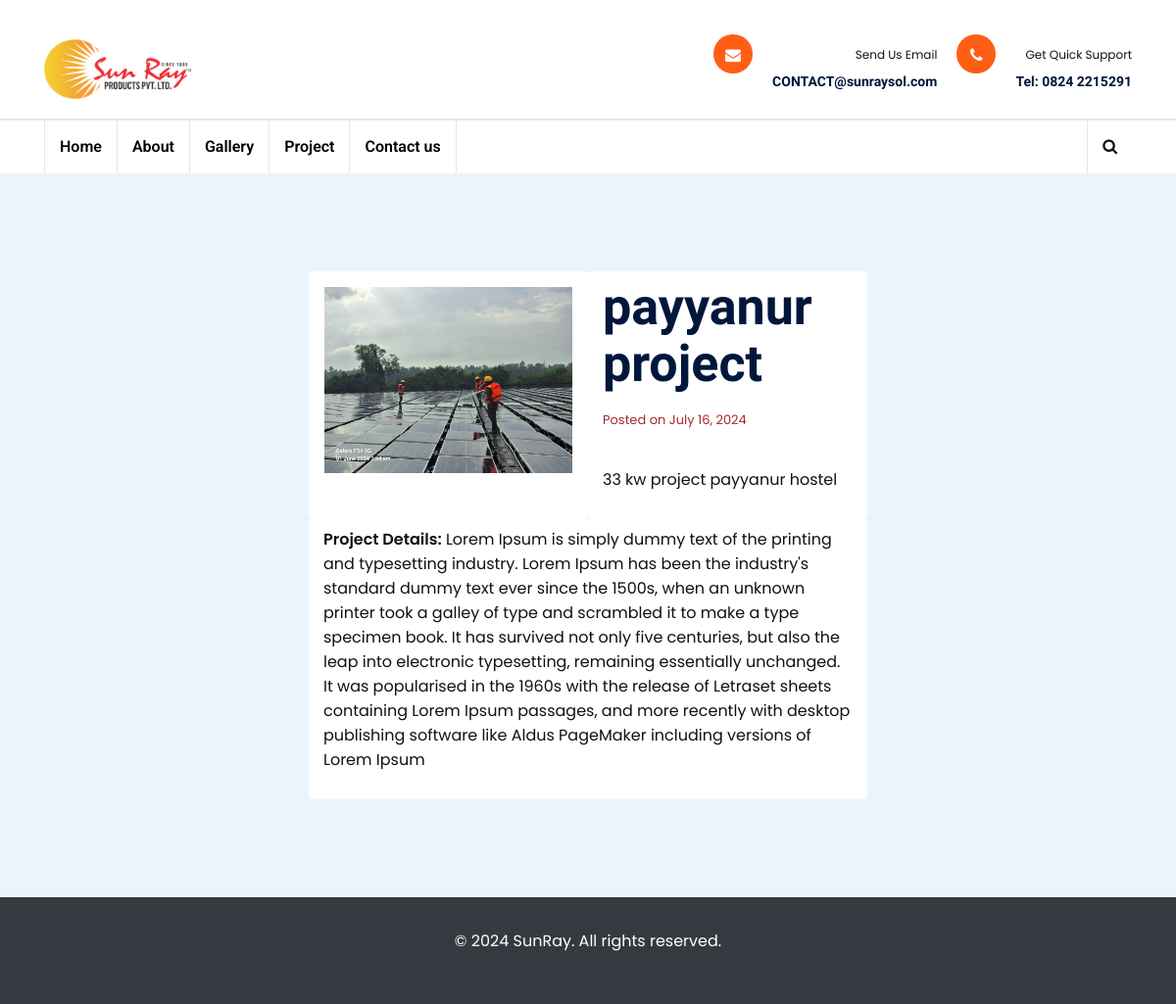
The page /large_project/1/ on the database its author committed.
### sunray/models.py (models this page shows, shortened)
class LargeProject(models.Model):
    title = models.CharField(max_length=100)
    name = models.CharField(max_length=50,default='')
    description = models.TextField()
    image = models.ImageField(upload_to='large_projects')  # Upload image to 'media/large_projects'
    date_created = models.DateField(auto_now_add=True)
    project_details = models.TextField()  # Additional field for project details

### sunray/views.py (the view)
# urls.py: path('large_project/<int:pk>/', views.large_project_detail, name='large_project_detail'),
def large_project_detail(request, pk):
    large_project = get_object_or_404(LargeProject, pk=pk)
    context = {
        'large_project': large_project
    }
    return render(request, 'large_project.html', context)

### templates/large_project.html (shortened to what this page needs)
{% load static %}
<!DOCTYPE html>
<html lang="en">
<head>
    <link rel="stylesheet" type="text/css" href="{% static 'css/bootstrap.min.css' %}">
    <link rel="stylesheet" type="text/css" href="{% static 'css/fontawesome/css/font-awesome.min.css' %}">
    <link rel="stylesheet" type="text/css" href="https://cdnjs.cloudflare.com/ajax/libs/font-awesome/5.15.4/css/all.min.css">
    <link rel="stylesheet" type="text/css" href="{% static 'css/owl.carousel.min.css' %}">
    <link rel="stylesheet" type="text/css" href="{% static 'css/bootstrap-select.min.css' %}">
    <link rel="stylesheet" type="text/css" href="{% static 'css/magnific-popup.min.css' %}">
    <link rel="stylesheet" type="text/css" href="{% static 'css/loader.min.css' %}">
    <link rel="stylesheet" type="text/css" href="{% static 'css/stylet.css' %}">
    <link rel="stylesheet" type="text/css" href="{% static 'css/about.css' %}">
    <link rel="stylesheet" type="text/css" href="{% static 'css/service.css' %}">
    <link rel="stylesheet" type="text/css" href="{% static 'css/flaticon.min.css' %}">
    <link rel="stylesheet" type="text/css" href="{% static 'css/lc_lightbox.css' %}">
    <link rel="stylesheet" class="skin" type="text/css" href="{% static 'css/skin/skin-1.css' %}">
    <link rel="stylesheet" type="text/css" href="{% static 'css/switcher.css' %}">
<link href="https://maxcdn.bootstrapcdn.com/font-awesome/4.7.0/css/font-awesome.min.css" rel="stylesheet" />
    <link rel="stylesheet" type="text/css" href="{% static 'plugins/revolution/revolution/css/settings.css' %}">
    <link rel="stylesheet" type="text/css" href="{% static 'plugins/revolution/revolution/css/navigation.css' %}">
</head>
<body>
<div>
<div>
    <header class="site-header header-style-11  mobile-sider-drawer-menu">
        <div class="header-style-11-content">
             <div class="header-middle-wraper">
                <div class="container">
                    <div class="header-middle d-flex justify-content-between align-items-center">
                        <div class="logo-header pt-3 pb-3">
                            <div class="logo-header-inner logo-header-one">
                                <a href="{% url 'index' %}">
                                    <img src="{% static 'images/extra/logo.png' %}" alt="">
                                </a>
                            </div>
                        </div>
                        <div class="header-info-wraper">
                            <div class="header-info">
                                <ul>
                                    <li>
                                    <li>
                                        <div class="wt-icon-box-wraper left">
                                            <div class="wt-icon-box-xs site-bg-primary radius">
                                                <span class="icon-cell site-text-white"><i class="fa fa-envelope"></i></span>
                                            </div>
                                            <div class="icon-content">
                                                <p>Send Us Email</p>
                                                <h4 class="wt-tilte">CONTACT@sunraysol.com</h4>
                                            </div>
                                        </div>
                                    </li>
                                    <li>
                                        <div class="wt-icon-box-wraper left">
                                            <div class="wt-icon-box-xs site-bg-primary radius">
                                                <span class="icon-cell site-text-white"><i class="fa fa-phone"></i></span>
                                            </div>
                                            <div class="icon-content">
                                                <p>Get Quick Support</p>
                                                <h4 class="wt-tilte">Tel: 0824 2215291</h4>
                                            </div>
                                        </div>
                                    </li>
                                </ul>
                            </div>
                        </div>
                    </div>
                </div>
             </div>
            <div class="header-bottom">
                <div class="sticky-header main-bar-wraper  navbar-expand-lg">
                    <div class="main-bar header-bottom">
                        <div class="container-block clearfix">
                            <div class="navigation-bar">
                                <div class="nav-animation header-nav navbar-collapse collapse d-flex justify-content-between">
                                    <ul class="nav navbar-nav">
                                        <li><a href="{% url 'index' %}">Home</a>
                                        </li>
                                        <li><a href="{% url 'about' %}">About</a>
                                        </li>
                                        <li><a href="{% url 'services' %}">Gallery</a>
                                        </li>
                                        <li><a href="{% url 'project_list' %}">Project</a></li>
                                        <li><a href="{% url 'contacts' %}">Contact us</a></li>
                                    </ul>
                                </div>
                                <div class="extra-nav header-1-nav">
                                    <div class="extra-cell two">
                                        <div class="extra-cell one">
                                            <div class="header-search">
                                                <a href="#search-two" class="header-search-icon"><i class="fa fa-search"></i></a>
                                            </div>
                                        </div>
                                    </div>
                                </div>
                            </div>
                        </div>
                    </div>
                </div>
            </div>
        </div>
    </header>
    </div>
{% block content %}
<section class="section gray-bg" >
    <div class="container">
        <div class="row justify-content-center">
            <div class="col-lg-6">
                <div class="row">
                    <div style="border-width: 0px;" class="col-md-6 mb-4 mb-md-0 card p-3">
                        <img src="{{ large_project.image.url }}" alt="{{ large_project.title }}">
                    </div>
                    <div style="border-width: 0px;" class="col-md-6 card">
                        <h2>{{ large_project.title }}</h2>
                        <p style="font-size: 13px;color: brown;" class="blog-meta">Posted on {{ large_project.date_created }}</p>
                        <p>{{ large_project.description }}</p>
                    </div>
                    <div style="border-width: 0px;" class="container card "> <p><strong>Project Details:</strong> {{ large_project.project_details }}</p></div>
                </div>
            </div>
        </div>
    </div>
</section>
{% endblock %}
<footer class="bg-dark text-white py-4">
  <div class="container text-center">
    <p>&copy; 2024 SunRay. All rights reserved.</p>
  </div>
</footer>
</body>
</html>

### static/css/about.css (style rules this page uses)
body { margin-top:20px; }
body { margin-top: 20px; }
.section { padding: 100px 0; position: relative; }
.gray-bg { background-color: #ebf4fa; }
h2 { margin-top: 0.5rem; margin-bottom: 0.5rem; }
p { padding-top: 0.5rem; padding-bottom: 0.5rem; line-height: 25px; }
.wt-icon-box-wraper .wt-icon-box-xs .icon-cell i { font-size: 16px; }
.wt-icon-box-wraper .icon-content p { font-size: 12px; }
.wt-icon-box-wraper .icon-content h4 { font-size: 14px; }

### static/css/service.css (style rules this page uses)
body { margin-top:20px; }
.section { padding: 100px 0; position: relative; }
.gray-bg { background-color: #ebf4fa; }

### static/css/skin/skin-1.css (style rules this page uses)
.left .wt-small-separator div.sep-leaf-right::before, .left .wt-small-separator div.sep-leaf-left::before, .center .wt-small-separator div.sep-leaf-right::before, .center .wt-small-separator div.sep-leaf-left::before, .footer-dark .social-icons li a, .pricingtable-highlight, .icon-font-block, .service-side-btn a.btn-block:hover, .project-img-effect-1, .owl-carousel .owl-dots .owl-dot.active span, .owl-carousel .owl-dots .owl-dot:hover span, .owl-prev:hover, .owl-prev:active, .owl-prev:focus, .owl-next:hover, .owl-next:active, .owl-next:focus, .header-style-2 .top-bar .wt-topbar-info li:first-child::before, .header-style-2 .header-nav-request a, .all_services ul li a:hover, .all_services ul li a.active, .service-border-box:hover::before, .site-bg-primary, .wt-tabs.bg-tabs .nav-tabs > li > a,.site-list-style-two li::after,.search-bx button,.site-list-style-one li::after,.since-year strong, .date-style-2 .wt-post-meta ul li.post-category span,.blog-post blockquote,.your-order-list ul li:last-child,.header-style-1 .header-nav .nav > li:hover > a,.header-style-1 .top-bar .wt-topbar-info li:first-child::before,.header-style-1 .header-nav-request a,.services-section-content-right,.testimonial-1-content-outer::after,.play-now .icon,.header-style-3 .top-bar .wt-topbar-info li:first-child::before,.header-style-3 .header-nav-request a,.h-category,.animate_line:hover::after, .animate_line:hover::before,.hover-effect-content .mfp-link:hover,.header-style-4 .header-nav-request a, .date-style-3 .wt-post-meta ul li.post-category span, .site-list-style-one-new li::after, .about-max-two::after, .card1::before, .project-box-style1 .project-view .project-view-btn i, .latest-blog-3.large-date .post-date,.description-list li i,.sr-btn-filter-wrap li.btn-active.sr-btn-circle,.post-style-12 .wt-post-info::before,#search-two .close,.service-icon-box-three:hover,.half-wide-bg,.header-style-11.bg-half-block-bar .header-middle::after,.wt-team-2 .team-social-icon li a,.ls-circle,.project-new-2 .project-new-content2 span,.project-new-2 .project-view .project-view-btn i { background-color:#ff5e15 ; }

### rows shown on the page
LargeProject: image (picture), title "payyanur project", date_created "July 16, 2024", description "33 kw project payyanur hostel", project_details "Lorem Ipsum is simply dummy text of the printing and typesetting industry. Lorem Ipsum has been the industry's standard dummy text ever since the 1500s, when an unknown printer took a galley of type and scrambled it to make a type specimen book. It has survived not only five centuries, but also the leap into electronic typesetting, remaining essentially unchanged. It was popularised in the 1960s with the release of Letraset sheets containing Lorem Ipsum passages, and more recently with desktop publishing software like Aldus PageMaker including versions of Lorem Ipsum"
